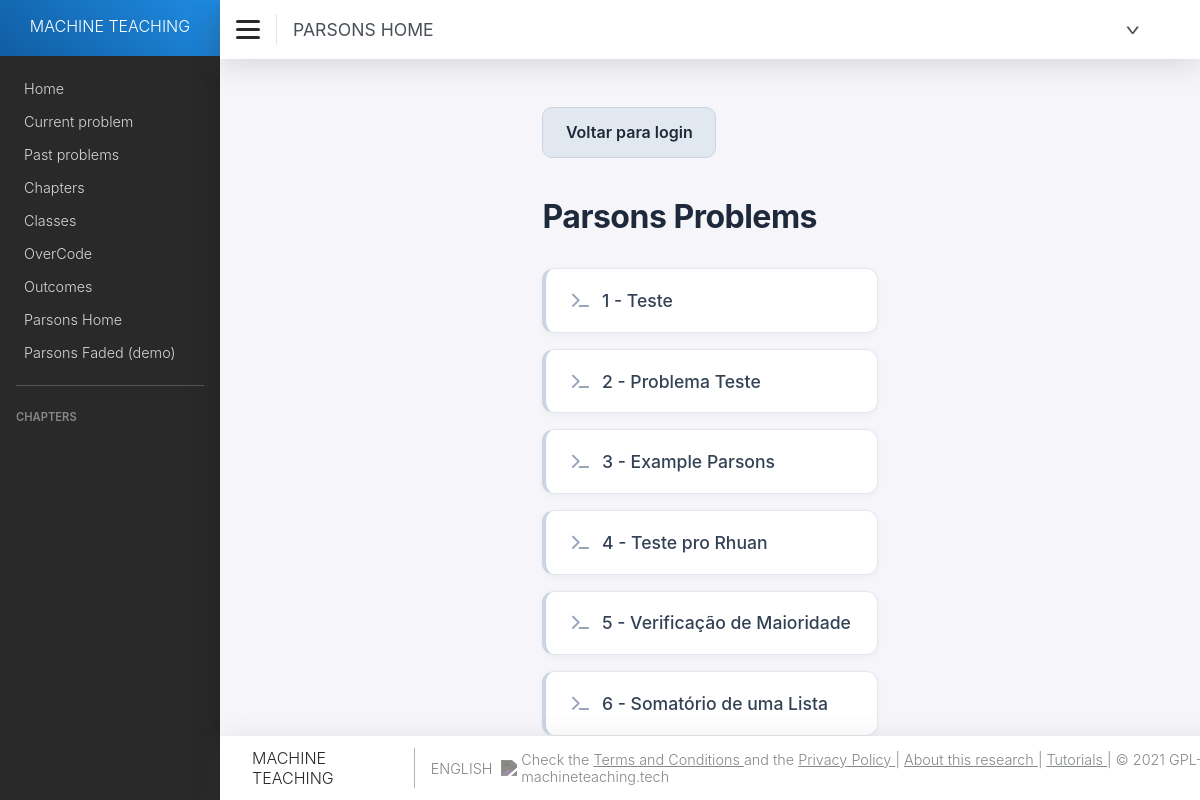
Page /parsons/ (signed in) on the earlier database version.
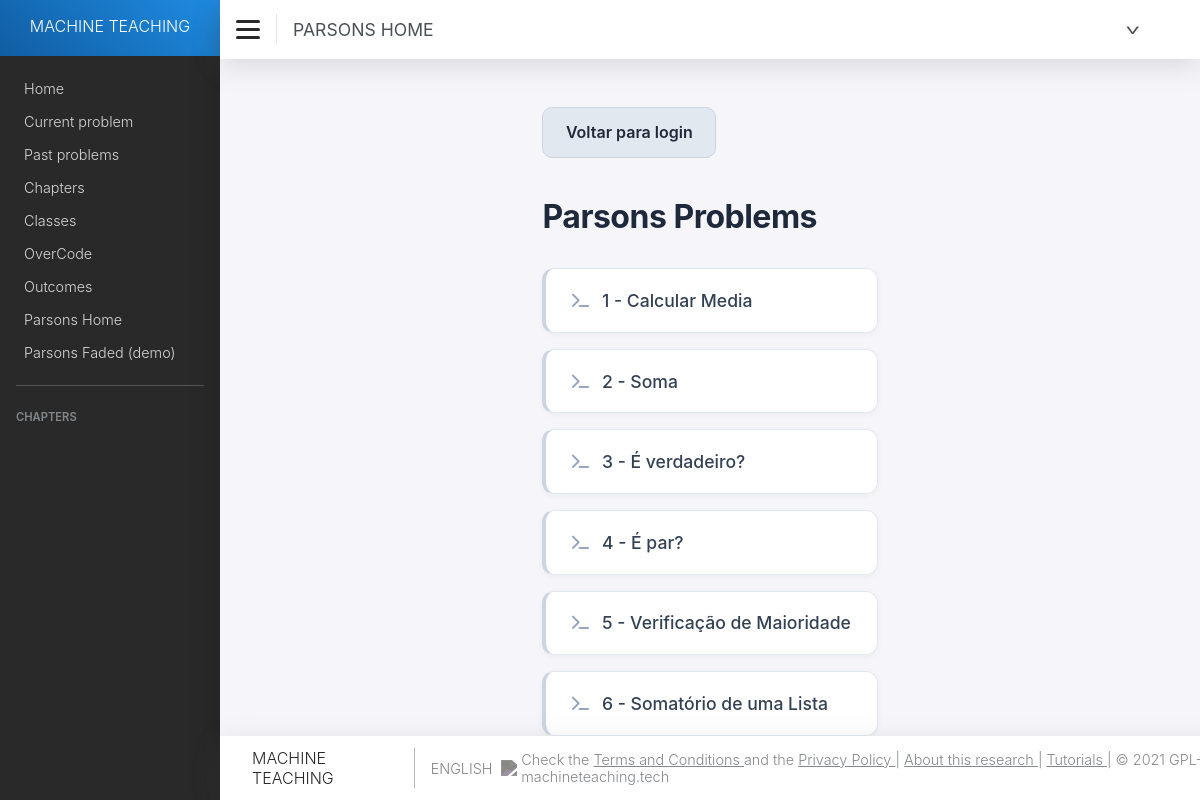
Same page on the later database version.
### parsons/models.py (models this page shows, shortened)
class Problem(models.Model):
    QUESTION_TYPES = (("C", "Code"),
                      ("M", "Multiple Choice"),
                      ("T", "Text"),
                      ("P", "Parsons Problem"),
                      ("F", "Parsons Faded Problem"))
    question_type = models.CharField(max_length=2, choices=QUESTION_TYPES,
                                     default="C")
    title = models.CharField(max_length=200, blank=False)
    content = models.TextField(blank=False)
    options = models.TextField(blank=True)
    difficulty = models.CharField(max_length=200, blank=True)
    link = models.URLField(blank=True)
    retrieved_date = models.DateTimeField(blank=True, auto_now_add=True)
    crawler = models.CharField(max_length=200, blank=True)
    hint = models.TextField(blank=True)
    faded_id = models.PositiveIntegerField(blank=True, null=True, unique=True)
    objects = ProblemManager()
    chapter = models.ManyToManyField(Chapter, through='ExerciseSet')
    test_case_generator = models.TextField(blank=True, null=True)
    history = HistoricalRecords()
    class Meta:
        verbose_name = ('Problem')
        verbose_name_plural = ('Problems')

### parsons/views.py (the view)
# urls.py: path('', views.parsons_home, name='parsons_home'),
@login_required
def parsons_home(request):
    problemas = Problem.objects.filter(question_type='P').order_by('id')
    return render(request, 'parsons_home.html', {
        'title': 'Parsons Home',
        'problemas': problemas,
    })

### parsons/templates/parsons_home.html
{% extends "base.html" %}
{% block content %}
<link rel="stylesheet" href="https://cdnjs.cloudflare.com/ajax/libs/font-awesome/6.4.0/css/all.min.css">
  <div class="parsons-home">
    <div class="parsons-home-nav">
      <a class="button-secondary" href="{% url 'login' %}">Voltar para login</a>
    </div>
    <h1>Parsons Problems</h1>
    {% if problemas %}
      <ul class="parsons-list">
        {% for problema in problemas %}
          <li>
            <a href="{% url 'show_problem' problema.id %}">{{ problema.id }} - {{ problema.title }}</a>
          </li>
        {% endfor %}
      </ul>
    {% else %}
      <p>Não há problemas Parsons disponíveis.</p>
    {% endif %}
  </div>
{% endblock %}

Differences in the rows shown:
changed Problem id 1: title "Teste" → "Calcular Media"
changed Problem id 2: title "Problema Teste" → "Soma"
changed Problem id 3: title "Example Parsons" → "É verdadeiro?"
changed Problem id 4: title "Teste pro Rhuan" → "É par?"
